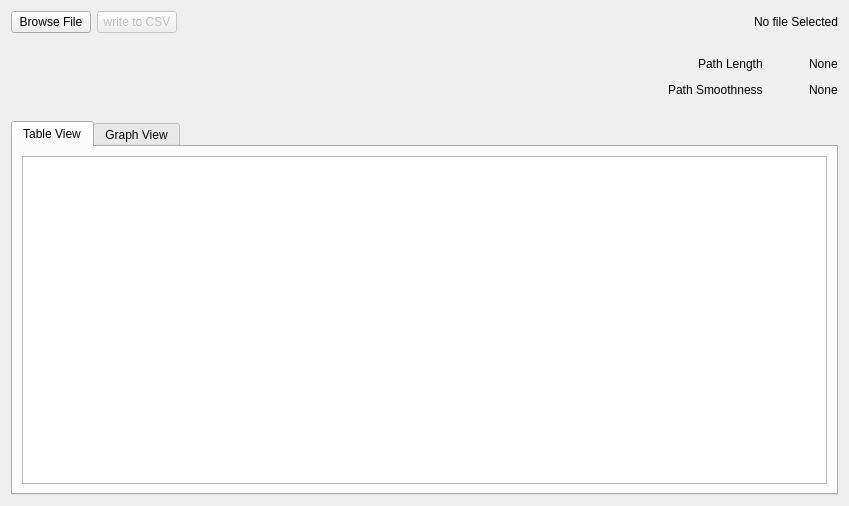
<?xml version="1.0" encoding="UTF-8"?>
<ui version="4.0">
 <class>guiDlg</class>
 <widget class="QWidget" name="guiDlg">
  <property name="geometry">
   <rect>
    <x>0</x>
    <y>0</y>
    <width>849</width>
    <height>506</height>
   </rect>
  </property>
  <property name="windowTitle">
   <string>navDataReader</string>
  </property>
  <layout class="QVBoxLayout" name="verticalLayout">
   <item>
    <layout class="QVBoxLayout" name="verticalLayout_2">
     <item>
      <layout class="QGridLayout" name="gridLayout" columnstretch="0,0,0,0">
       <property name="sizeConstraint">
        <enum>QLayout::SetFixedSize</enum>
       </property>
       <item row="0" column="0">
        <widget class="QPushButton" name="browseButton">
         <property name="text">
          <string>Browse File</string>
         </property>
        </widget>
       </item>
       <item row="0" column="2">
        <spacer name="horizontalSpacer">
         <property name="orientation">
          <enum>Qt::Horizontal</enum>
         </property>
         <property name="sizeHint" stdset="0">
          <size>
           <width>40</width>
           <height>20</height>
          </size>
         </property>
        </spacer>
       </item>
       <item row="0" column="3">
        <widget class="QLabel" name="fName">
         <property name="text">
          <string>No file Selected</string>
         </property>
        </widget>
       </item>
       <item row="0" column="1">
        <widget class="QPushButton" name="writeButton">
         <property name="enabled">
          <bool>false</bool>
         </property>
         <property name="text">
          <string>write to CSV</string>
         </property>
        </widget>
       </item>
      </layout>
     </item>
     <item>
      <spacer name="verticalSpacer">
       <property name="orientation">
        <enum>Qt::Vertical</enum>
       </property>
       <property name="sizeType">
        <enum>QSizePolicy::Fixed</enum>
       </property>
       <property name="sizeHint" stdset="0">
        <size>
         <width>20</width>
         <height>15</height>
        </size>
       </property>
      </spacer>
     </item>
     <item>
      <layout class="QHBoxLayout" name="horizontalLayout_2">
       <item>
        <spacer name="horizontalSpacer_2">
         <property name="orientation">
          <enum>Qt::Horizontal</enum>
         </property>
         <property name="sizeType">
          <enum>QSizePolicy::Expanding</enum>
         </property>
         <property name="sizeHint" stdset="0">
          <size>
           <width>100</width>
           <height>20</height>
          </size>
         </property>
        </spacer>
       </item>
       <item>
        <widget class="QLabel" name="label_2">
         <property name="text">
          <string>Path Length</string>
         </property>
        </widget>
       </item>
       <item>
        <spacer name="horizontalSpacer_3">
         <property name="orientation">
          <enum>Qt::Horizontal</enum>
         </property>
         <property name="sizeType">
          <enum>QSizePolicy::Fixed</enum>
         </property>
         <property name="sizeHint" stdset="0">
          <size>
           <width>40</width>
           <height>20</height>
          </size>
         </property>
        </spacer>
       </item>
       <item>
        <widget class="QLabel" name="plLabel">
         <property name="text">
          <string>None</string>
         </property>
        </widget>
       </item>
      </layout>
     </item>
     <item>
      <layout class="QHBoxLayout" name="horizontalLayout_3">
       <item>
        <spacer name="horizontalSpacer_4">
         <property name="orientation">
          <enum>Qt::Horizontal</enum>
         </property>
         <property name="sizeHint" stdset="0">
          <size>
           <width>40</width>
           <height>20</height>
          </size>
         </property>
        </spacer>
       </item>
       <item>
        <widget class="QLabel" name="label_3">
         <property name="text">
          <string>Path Smoothness</string>
         </property>
        </widget>
       </item>
       <item>
        <spacer name="horizontalSpacer_5">
         <property name="orientation">
          <enum>Qt::Horizontal</enum>
         </property>
         <property name="sizeType">
          <enum>QSizePolicy::Fixed</enum>
         </property>
         <property name="sizeHint" stdset="0">
          <size>
           <width>40</width>
           <height>20</height>
          </size>
         </property>
        </spacer>
       </item>
       <item>
        <widget class="QLabel" name="psLabel">
         <property name="text">
          <string>None</string>
         </property>
        </widget>
       </item>
      </layout>
     </item>
     <item>
      <spacer name="verticalSpacer_2">
       <property name="orientation">
        <enum>Qt::Vertical</enum>
       </property>
       <property name="sizeType">
        <enum>QSizePolicy::Fixed</enum>
       </property>
       <property name="sizeHint" stdset="0">
        <size>
         <width>20</width>
         <height>15</height>
        </size>
       </property>
      </spacer>
     </item>
     <item>
      <widget class="QTabWidget" name="tabWidget">
       <property name="tabPosition">
        <enum>QTabWidget::North</enum>
       </property>
       <property name="currentIndex">
        <number>0</number>
       </property>
       <widget class="QWidget" name="table_view">
        <attribute name="title">
         <string>Table View</string>
        </attribute>
        <layout class="QHBoxLayout" name="horizontalLayout">
         <item>
          <widget class="QTableWidget" name="tableWidget1">
           <attribute name="horizontalHeaderCascadingSectionResizes">
            <bool>true</bool>
           </attribute>
           <attribute name="verticalHeaderVisible">
            <bool>false</bool>
           </attribute>
          </widget>
         </item>
        </layout>
       </widget>
       <widget class="QWidget" name="graph_view">
        <attribute name="title">
         <string>Graph View</string>
        </attribute>
       </widget>
      </widget>
     </item>
    </layout>
   </item>
  </layout>
 </widget>
 <resources/>
 <connections/>
</ui>
